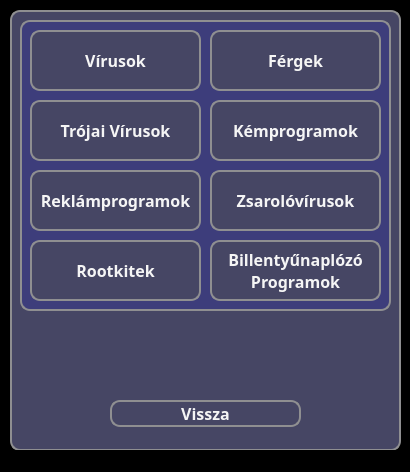
<?xml version="1.0" encoding="UTF-8"?>
<ui version="4.0">
 <class>learningGame</class>
 <widget class="QMainWindow" name="learningGame">
  <property name="geometry">
   <rect>
    <x>0</x>
    <y>0</y>
    <width>410</width>
    <height>472</height>
   </rect>
  </property>
  <property name="windowTitle">
   <string>Anyagok</string>
  </property>
  <property name="styleSheet">
   <string notr="true">* {
	background-color: black;
}</string>
  </property>
  <widget class="QWidget" name="centralwidget">
   <widget class="QWidget" name="widget_3" native="true">
    <property name="geometry">
     <rect>
      <x>10</x>
      <y>10</y>
      <width>391</width>
      <height>441</height>
     </rect>
    </property>
    <property name="styleSheet">
     <string notr="true">* {
	background-color: rgb(70, 70, 100);
	border: 2px solid #8f8f91;
	border-radius: 10px;
	color: rgb(100, 100, 200);
	font-size: 16px;
	font-weight: bold;
}</string>
    </property>
    <widget class="QPushButton" name="backButton">
     <property name="geometry">
      <rect>
       <x>100</x>
       <y>390</y>
       <width>191</width>
       <height>27</height>
      </rect>
     </property>
     <property name="font">
      <font>
       <family>Corbel</family>
       <pointsize>-1</pointsize>
       <bold>true</bold>
      </font>
     </property>
     <property name="styleSheet">
      <string notr="true">* {
	background-color: rgb(70, 70, 100);
	border: 2px solid #8f8f91;
	border-radius: 10px;
	color: whitesmoke;
}

*:hover {
	background-color: rgb(120, 120, 220);
	color: white;
}</string>
     </property>
     <property name="text">
      <string>Vissza</string>
     </property>
    </widget>
    <widget class="QWidget" name="widget_2" native="true">
     <property name="geometry">
      <rect>
       <x>10</x>
       <y>10</y>
       <width>371</width>
       <height>291</height>
      </rect>
     </property>
     <property name="styleSheet">
      <string notr="true">* {
	background-color: #3d3d7b;
}</string>
     </property>
     <widget class="QPushButton" name="viruses">
      <property name="geometry">
       <rect>
        <x>10</x>
        <y>10</y>
        <width>171</width>
        <height>61</height>
       </rect>
      </property>
      <property name="font">
       <font>
        <family>Corbel</family>
        <pointsize>-1</pointsize>
        <bold>true</bold>
       </font>
      </property>
      <property name="styleSheet">
       <string notr="true">* {
	background-color: rgb(70, 70, 100);
	border: 2px solid #8f8f91;
	border-radius: 10px;
	color: whitesmoke;
}

*:hover {
	background-color: rgb(120, 120, 220);
	color: white;
}</string>
      </property>
      <property name="text">
       <string>Vírusok</string>
      </property>
     </widget>
     <widget class="QPushButton" name="worms">
      <property name="geometry">
       <rect>
        <x>190</x>
        <y>10</y>
        <width>171</width>
        <height>61</height>
       </rect>
      </property>
      <property name="font">
       <font>
        <family>Corbel</family>
        <pointsize>-1</pointsize>
        <bold>true</bold>
       </font>
      </property>
      <property name="styleSheet">
       <string notr="true">* {
	background-color: rgb(70, 70, 100);
	border: 2px solid #8f8f91;
	border-radius: 10px;
	color: whitesmoke;
}

*:hover {
	background-color: rgb(120, 120, 220);
	color: white;
}</string>
      </property>
      <property name="text">
       <string>Férgek</string>
      </property>
     </widget>
     <widget class="QPushButton" name="spywares">
      <property name="geometry">
       <rect>
        <x>190</x>
        <y>80</y>
        <width>171</width>
        <height>61</height>
       </rect>
      </property>
      <property name="font">
       <font>
        <family>Corbel</family>
        <pointsize>-1</pointsize>
        <bold>true</bold>
       </font>
      </property>
      <property name="styleSheet">
       <string notr="true">* {
	background-color: rgb(70, 70, 100);
	border: 2px solid #8f8f91;
	border-radius: 10px;
	color: whitesmoke;
}

*:hover {
	background-color: rgb(120, 120, 220);
	color: white;
}</string>
      </property>
      <property name="text">
       <string>Kémprogramok</string>
      </property>
     </widget>
     <widget class="QPushButton" name="trojans">
      <property name="geometry">
       <rect>
        <x>10</x>
        <y>80</y>
        <width>171</width>
        <height>61</height>
       </rect>
      </property>
      <property name="font">
       <font>
        <family>Corbel</family>
        <pointsize>-1</pointsize>
        <bold>true</bold>
       </font>
      </property>
      <property name="styleSheet">
       <string notr="true">* {
	background-color: rgb(70, 70, 100);
	border: 2px solid #8f8f91;
	border-radius: 10px;
	color: whitesmoke;
}

*:hover {
	background-color: rgb(120, 120, 220);
	color: white;
}</string>
      </property>
      <property name="text">
       <string>Trójai Vírusok</string>
      </property>
     </widget>
     <widget class="QPushButton" name="adwares">
      <property name="geometry">
       <rect>
        <x>10</x>
        <y>150</y>
        <width>171</width>
        <height>61</height>
       </rect>
      </property>
      <property name="font">
       <font>
        <family>Corbel</family>
        <pointsize>-1</pointsize>
        <bold>true</bold>
       </font>
      </property>
      <property name="styleSheet">
       <string notr="true">* {
	background-color: rgb(70, 70, 100);
	border: 2px solid #8f8f91;
	border-radius: 10px;
	color: whitesmoke;
}

*:hover {
	background-color: rgb(120, 120, 220);
	color: white;
}</string>
      </property>
      <property name="text">
       <string>Reklámprogramok</string>
      </property>
     </widget>
     <widget class="QPushButton" name="ransomwares">
      <property name="geometry">
       <rect>
        <x>190</x>
        <y>150</y>
        <width>171</width>
        <height>61</height>
       </rect>
      </property>
      <property name="font">
       <font>
        <family>Corbel</family>
        <pointsize>-1</pointsize>
        <bold>true</bold>
       </font>
      </property>
      <property name="styleSheet">
       <string notr="true">* {
	background-color: rgb(70, 70, 100);
	border: 2px solid #8f8f91;
	border-radius: 10px;
	color: whitesmoke;
}

*:hover {
	background-color: rgb(120, 120, 220);
	color: white;
}</string>
      </property>
      <property name="text">
       <string>Zsarolóvírusok</string>
      </property>
     </widget>
     <widget class="QPushButton" name="keyloggers">
      <property name="geometry">
       <rect>
        <x>190</x>
        <y>220</y>
        <width>171</width>
        <height>61</height>
       </rect>
      </property>
      <property name="font">
       <font>
        <family>Corbel</family>
        <pointsize>-1</pointsize>
        <bold>true</bold>
       </font>
      </property>
      <property name="styleSheet">
       <string notr="true">* {
	background-color: rgb(70, 70, 100);
	border: 2px solid #8f8f91;
	border-radius: 10px;
	color: whitesmoke;
}

*:hover {
	background-color: rgb(120, 120, 220);
	color: white;
}</string>
      </property>
      <property name="text">
       <string>Billentyűnaplózó
Programok</string>
      </property>
     </widget>
     <widget class="QPushButton" name="rootkits">
      <property name="geometry">
       <rect>
        <x>10</x>
        <y>220</y>
        <width>171</width>
        <height>61</height>
       </rect>
      </property>
      <property name="font">
       <font>
        <family>Corbel</family>
        <pointsize>-1</pointsize>
        <bold>true</bold>
       </font>
      </property>
      <property name="styleSheet">
       <string notr="true">* {
	background-color: rgb(70, 70, 100);
	border: 2px solid #8f8f91;
	border-radius: 10px;
	color: whitesmoke;
}

*:hover {
	background-color: rgb(120, 120, 220);
	color: white;
}</string>
      </property>
      <property name="text">
       <string>Rootkitek</string>
      </property>
     </widget>
    </widget>
   </widget>
  </widget>
  <widget class="QStatusBar" name="statusbar"/>
 </widget>
 <resources/>
 <connections/>
</ui>
